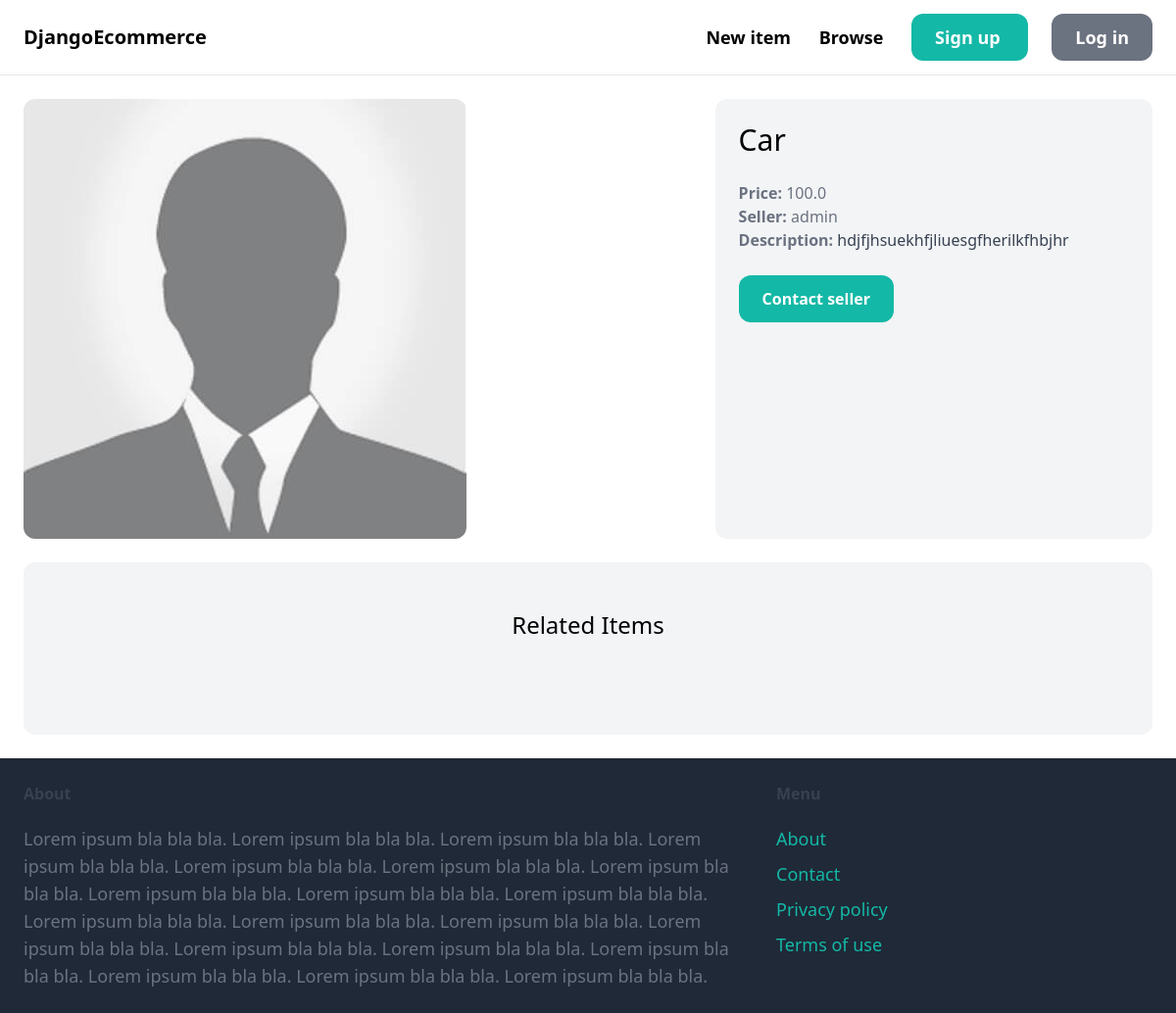
/items/3/, run on an earlier commit of the app's database.
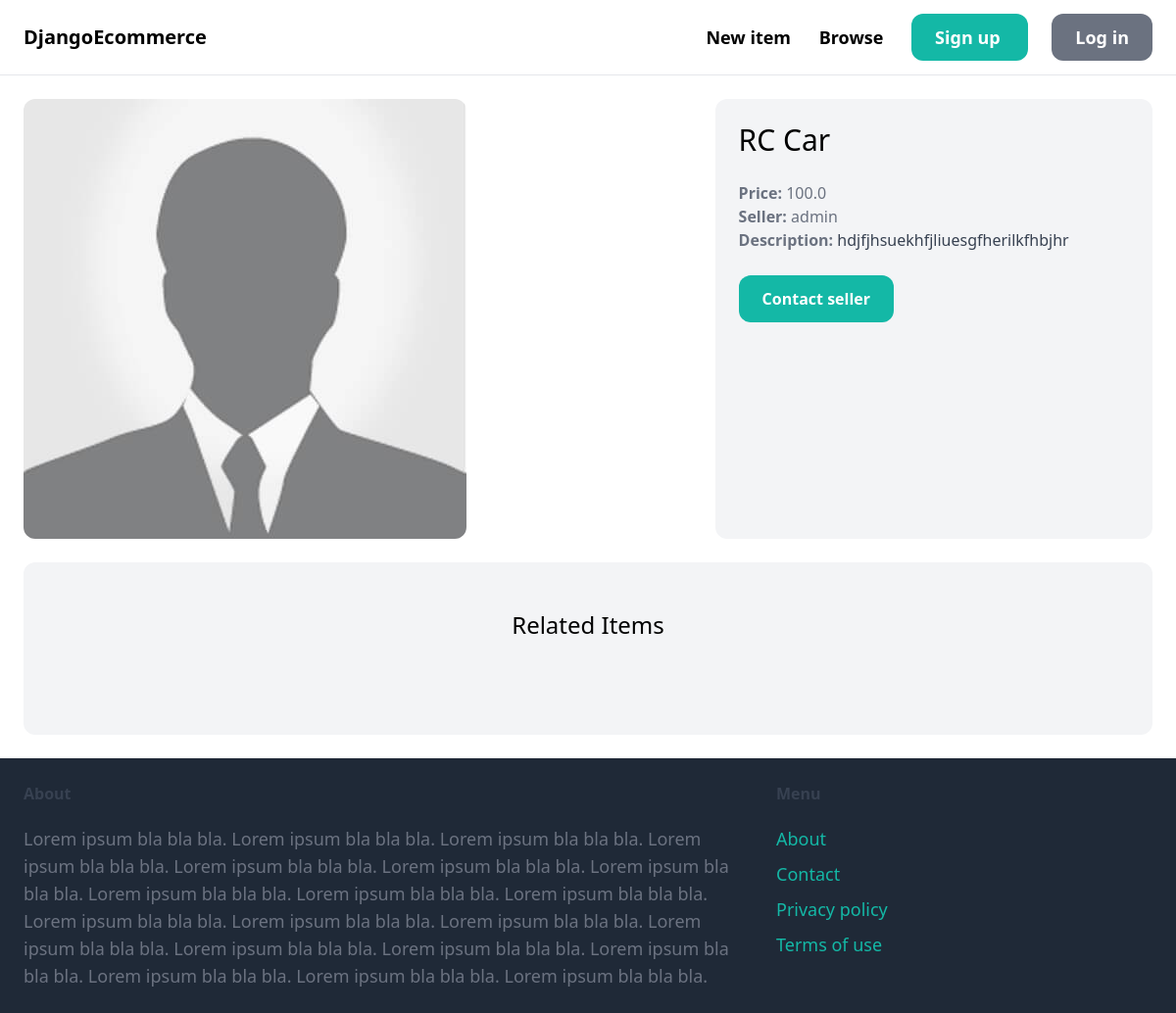
And on a later commit of the database.
### item/models.py (models this page shows, shortened)
class Item(models.Model):
    category = models.ForeignKey(Category, related_name='items', on_delete=models.CASCADE)
    name = models.CharField(max_length=255)
    description = models.TextField(blank=True, null=True)
    price = models.FloatField()
    image = models.ImageField(upload_to='item_images', blank=True, null= True)
    is_sold = models.BooleanField(default= False)
    created_by = models.ForeignKey(User, related_name='items', on_delete=models.CASCADE)
    created_at = models.DateTimeField(auto_now_add=True)

### item/views.py (the view)
# urls.py: path('<int:item_id>/', views.details, name='detail'),
def details(request, item_id):
    item = get_object_or_404(Item, id = item_id)
    related_items= Item.objects.filter(category=item.category, is_sold = False).exclude(id=item_id)[0:3]
    return render(request, 'item/detail.html', {
                      'item': item,
                      'related_items': related_items,
                  })

### item/templates/item/detail.html (shortened to what this page needs)
{% extends 'core/base.html' %}
{%block content%}
    <div class="grid grid-cols-5 gap-6">
        <div class="col-span-3">
            <img src="{{item.image.url}}" class="rounded-xl">
        </div>
        <div class="col-span-2 p-6 bg-gray-100 rounded-xl">
            <h1 class="mb-6 text-3xl"> {{item.name}}</h1>
            <p class="text-gray-500"><strong>Price: </strong>{{item.price}}</p>
            <p class="text-gray-500"><strong>Seller: </strong>{{item.created_by.username}}</p>
            {%if item.description %}
                <p class="text-gray-700"><strong class="text-gray-500">Description: </strong>{{item.description}}</p>
            {%endif%}
            {% if request.user == item.created_by %}
                <div class="mt-6 p-6 bg-white rounded-xl">
                    <a href="{% url 'item:edit' item.id %}" class="inline-block mt-6 px-6 py-3 text-lg font-semibold bg-teal-500 text-white rounded-xl">Edit</a>
                    <a href="{% url 'item:delete' item.id %}" class="inline-block mt-6 px-6 py-3 text-lg font-semibold bg-red-500 text-white rounded-xl">Delete</a>
                </div>
            {% else %}
                <a href"#" class="inline-block mt-6 px-6 py-3 texl-lg font-semibold bg-teal-500 text-white rounded-xl hover:bg-teal-700">Contact seller</a>
            {% endif %}
        </div>
    </div>
    <div class="mt-6 px-6 py-12 bg-gray-100 rounded-xl">
        <h2 class="mb-12 text-2xl text-center">
            Related Items
        </h2>
    </div>
{% endblock%}

What changed in the data, as far as the page shows it:
changed Item "hdjfjhsuekhfjliuesgfherilkfhbjhr": name "Car" → "RC Car"
